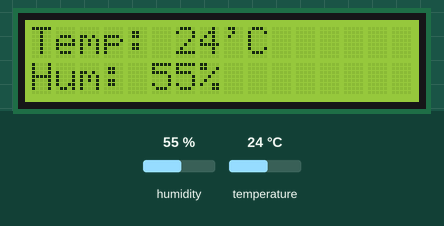
Bench run of a sketch on a simulated Arduino Uno, built with avr-gcc and run on an emulated ATmega328P. On the bench: 16×2 character LCD. Wiring (inferred from the names in the program): DHT11 sensor: data pin 10. The inputs (shaded band) are chosen by the test bench; at power-on: humidity 55 %, temperature 24 °C. What the sketch prints to the serial monitor is not drawn.

Above: at 1.2 s.
1.3 s: humidity set to 22 %
At 4.3 s:
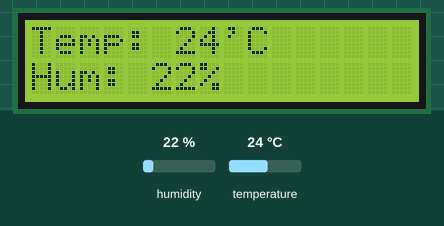
5.5 s: temperature set to 12 °C
At 7.5 s:
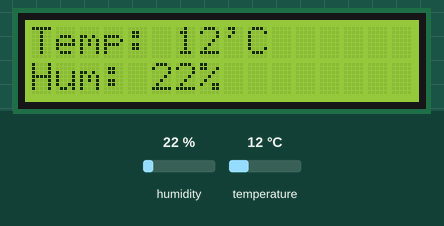
9.7 s: humidity set to 40 %
At 10.7 s:
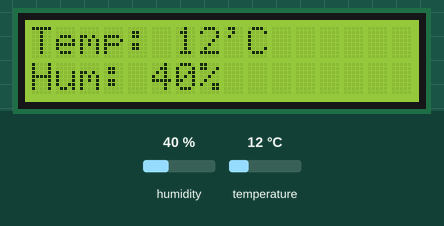
13.9 s: temperature set to 19 °C
At 18.2 s:
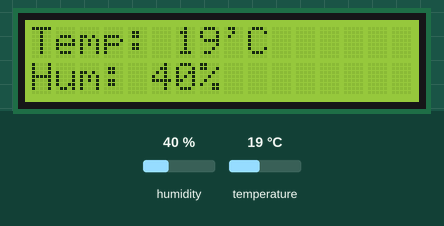
Timing chart, 0 to 19.2 s (numbered marks = the images above; inputs shaded):
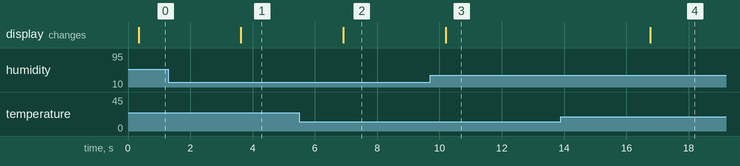

The sketch:

weather_station.ino
```cpp
// ======== Библиотеки ===========
#include <LiquidCrystal.h>
#include <Adafruit_Sensor.h>
#include <DHT.h>
#include <DHT_U.h>

// ===============================

LiquidCrystal lcd(4, 5, 6, 7, 8, 9); // Подключаем LCD (RS, E, D4-7)

#define DHPIN 10 // Указываем пин и тип датчика температуры (иже)
#define DHTTYPE DHT11
DHT dht(DHPIN, DHTTYPE); // Инициализируем датчик

int hum, temp; // Переменные температуры и влажности

//=================================

void setup() {
  Serial.begin(9600); // Открываем Serial порт
  lcd.begin(16, 2); // Начинаем работу дисплея
  dht.begin(); // Начинаем работу датчика
}

void loop() {
  hum = dht.readHumidity(); // Получаем влажность и температуру
  temp = dht.readTemperature();

  //=-=-=-= Отображаем данные выше на дисплее -=-=-=-=
  lcd.clear();
  lcd.print("Temp: ");
  lcd.print(temp);
  lcd.print("'C ");
  lcd.setCursor(0, 1);
  lcd.print("Hum: ");
  lcd.print(hum);
  lcd.print("% ");

  //=-=-=-=-=- Выводим данные на компьютер =-=-=-=-=-

  Serial.print("Temp: ");
  Serial.print(temp);
  Serial.print(".C || ");
  Serial.print("Hum:");
  Serial.print(hum);
  Serial.println("%");

  //=-=-=-=-=-=-=-=-=-=-=-=-=-=-=-=-=-=-=-=-=-=-=-=-

  delay(1500); // Спим полторы секунды

}
```

Measured:
- after the input at 1.3 s, the display: changes after 2.3 s (image 1)
- after the input at 5.5 s, the display: changes after 1.4 s (image 2)
- after the input at 9.7 s, the display: changes after 0.50 s (image 3)
- after the input at 13.9 s, the display: changes after 2.9 s (image 4)
